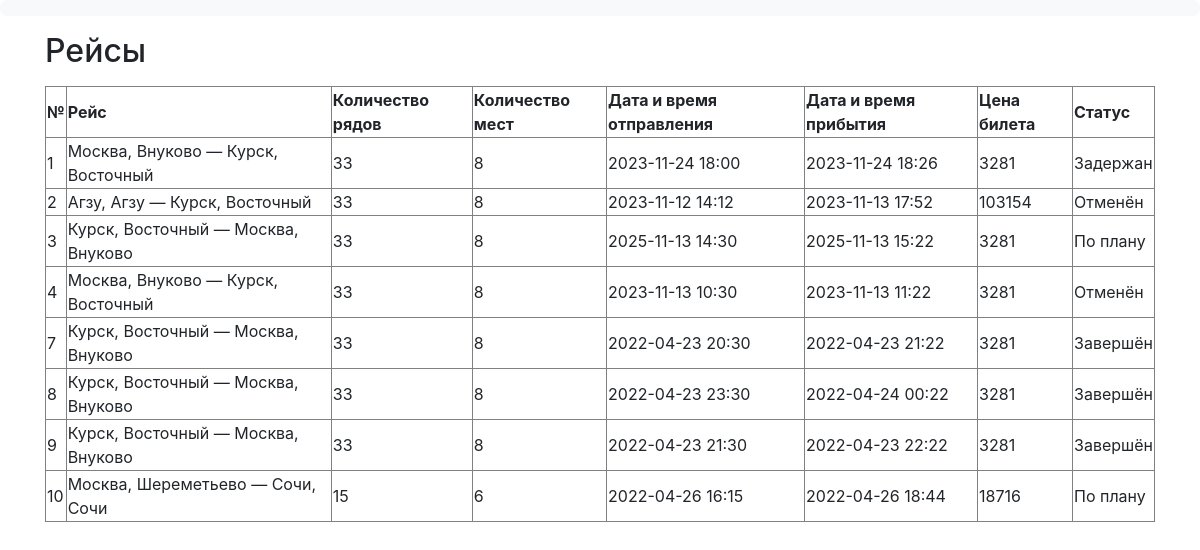
The page /client/flights on the database as committed earlier.
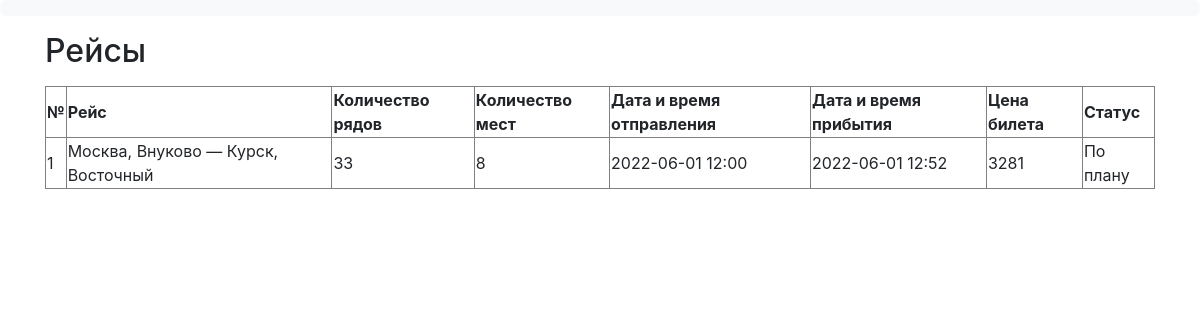
The same page on the database as committed later.
### data/flights.py (models this page shows)
class Flight(SqlAlchemyBase):
    __tablename__ = 'Flights'
    id = sa.Column(sa.Integer, primary_key=True, autoincrement=True, unique=True, nullable=False)
    dept_airport_id = sa.Column(sa.Integer, sa.ForeignKey('Airports.id'), nullable=False)
    dest_airport_id = sa.Column(sa.Integer, sa.ForeignKey('Airports.id'), nullable=False)
    plane_id = sa.Column(sa.Integer, sa.ForeignKey('Planes.id'), nullable=False)
    dept_datetime = sa.Column(sa.DateTime, nullable=False)
    dest_datetime = sa.Column(sa.DateTime, nullable=False)
    price = sa.Column(sa.Integer, nullable=False)
    status_id = sa.Column(sa.Integer, sa.ForeignKey('Statuses.id'), nullable=False)

### data/airports.py (models this page shows)
class Airport(SqlAlchemyBase):
    __tablename__ = 'Airports'
    id = sa.Column(sa.Integer, primary_key=True, autoincrement=True, unique=True, nullable=False)
    name = sa.Column(sa.String, nullable=False)
    city = sa.Column(sa.String, nullable=False)

### data/planes.py (models this page shows)
class Plane(SqlAlchemyBase):
    __tablename__ = 'Planes'
    id = sa.Column(sa.Integer, primary_key=True, autoincrement=True, unique=True, nullable=False)
    name = sa.Column(sa.String, unique=True, nullable=False)
    rows_num = sa.Column(sa.Integer, nullable=False)
    columns_num = sa.Column(sa.Integer, nullable=False)
    flight_cost_per_1000_km = sa.Column(sa.Integer, nullable=False)
    average_speed = sa.Column(sa.Integer, nullable=False)

### data/statuses.py (models this page shows)
class Status(SqlAlchemyBase):
    __tablename__ = 'Statuses'
    id = sa.Column(sa.Integer, primary_key=True, autoincrement=True, unique=True, nullable=False)
    name = sa.Column(sa.String, unique=True, nullable=False)

### main.py (the view)
@app.route('/client/flights')
def client_flights():
    update_flights_status()
    db_sess = db_session.create_session()
    update_flights_status()
    return render_template('client_flights.html',
                           dept_airports=db_sess.query(airports.Airport)
                           .join(flights.Flight, flights.Flight.dept_airport_id == airports.Airport.id),
                           dest_airports=db_sess.query(airports.Airport)
                           .join(flights.Flight, flights.Flight.dest_airport_id == airports.Airport.id),
                           table=db_sess.query(flights.Flight, planes.Plane, statuses.Status).filter(
                               flights.Flight.plane_id == planes.Plane.id,
                               flights.Flight.status_id == statuses.Status.id))

### data/db_session.py (called while the page is built)
def create_session() -> Session:
    global __factory
    return __factory()

### main.py (called while the page is built)
def update_flights_status():
    ZERO_TD = datetime.timedelta(minutes=0)
    BOARDING_TD = datetime.timedelta(minutes=40)
    db_sess = db_session.create_session()
    now = datetime.datetime.now()
    status_query = db_sess.query(statuses.Status)
    for flight, status in db_sess.query(flights.Flight, statuses.Status).filter(
            flights.Flight.status_id == statuses.Status.id).all():
        if status.name in ('Отменён', 'Завершён'):
            continue
        if flight.dest_datetime < now:
            flight.status_id = status_query.filter(statuses.Status.name == 'Завершён').first().id
        elif ZERO_TD < flight.dept_datetime - now < BOARDING_TD:
            flight.status_id = status_query.filter(statuses.Status.name == 'Посадка').first().id
    db_sess.commit()

### templates/client_flights.html (shortened to what this page needs)
{% extends "base_client.html" %}
{% block content %}
<p><h2>Рейсы</h2><p>
    <table border="">
        <tr>
            <td><b>№</b></td>
            <td><b>Рейс</b></td>
            <td><b>Количество рядов</b></td>
            <td><b>Количество мест</b></td>
            <td><b>Дата и время отправления</b></td>
            <td><b>Дата и время прибытия</b></td>
            <td><b>Цена билета</b></td>
            <td><b>Статус</b></td>
        </tr>
        {% for flight, plane, status in table.all() %}
        <tr>
            {% set i = loop.index0 %}
            <td>{{ flight.id }}</td>
            <td>{{ dept_airports[i].city }}, {{ dept_airports[i].name }} —
                {{ dest_airports[i].city }}, {{ dest_airports[i].name }}</td>
            <td>{{ plane.rows_num }}</td>
            <td>{{ plane.columns_num }}</td>
            <td>{{ ':'.join(flight.dept_datetime.__str__().split(':')[:-1]) }}</td>
            <td>{{ ':'.join(flight.dest_datetime.__str__().split(':')[:-1]) }}</td>
            <td>{{ flight.price }}</td>
            <td>{{ status.name }}</td>
        </tr>
        {% endfor %}
    </table>
{% endblock %}

Rows that differ between the two databases and show on the page:
removed Flight: id "2", {{ dest_airports[i].city }} "Курск", {{ dest_airports[i].name }} "Восточный", rows_num "33", columns_num "8", dept_datetime "2023-11-12 14:12", dest_datetime "2023-11-13 17:52", price "103154", name "Отменён"
no longer on this page (row unchanged): Airport: city "Агзу", name "Агзу"
removed Flight: id "3", {{ dept_airports[i].city }} "Курск", {{ dept_airports[i].name }} "Восточный", {{ dest_airports[i].city }} "Москва", {{ dest_airports[i].name }} "Внуково", rows_num "33", columns_num "8", dept_datetime "2025-11-13 14:30", dest_datetime "2025-11-13 15:22", price "3281", name "По плану"
removed Flight: id "4", {{ dept_airports[i].city }} "Москва", {{ dept_airports[i].name }} "Внуково", {{ dest_airports[i].city }} "Курск", {{ dest_airports[i].name }} "Восточный", rows_num "33", columns_num "8", dept_datetime "2023-11-13 10:30", dest_datetime "2023-11-13 11:22", price "3281", name "Отменён"
removed Flight: id "7", {{ dept_airports[i].city }} "Курск", {{ dept_airports[i].name }} "Восточный", {{ dest_airports[i].city }} "Москва", {{ dest_airports[i].name }} "Внуково", rows_num "33", columns_num "8", dept_datetime "2022-04-23 20:30", dest_datetime "2022-04-23 21:22", price "3281", name "Завершён"
removed Flight: id "8", {{ dept_airports[i].city }} "Курск", {{ dept_airports[i].name }} "Восточный", {{ dest_airports[i].city }} "Москва", {{ dest_airports[i].name }} "Внуково", rows_num "33", columns_num "8", dept_datetime "2022-04-23 23:30", dest_datetime "2022-04-24 00:22", price "3281", name "Завершён"
removed Flight: id "9", {{ dept_airports[i].city }} "Курск", {{ dept_airports[i].name }} "Восточный", {{ dest_airports[i].city }} "Москва", {{ dest_airports[i].name }} "Внуково", rows_num "33", columns_num "8", dept_datetime "2022-04-23 21:30", dest_datetime "2022-04-23 22:22", price "3281", name "Завершён"
removed Flight: id "10", rows_num "15", columns_num "6", dept_datetime "2022-04-26 16:15", dest_datetime "2022-04-26 18:44", price "18716", name "По плану"
no longer on this page (row unchanged): Airport: city "Москва", name "Шереметьево"
no longer on this page (row unchanged): Airport: city "Сочи", name "Сочи"
changed Flight id 1: dept_datetime "2023-11-24 18:00" → "2022-06-01 12:00"; dest_datetime "2023-11-24 18:26" → "2022-06-01 12:52"; name "Задержан" → "По плану"
